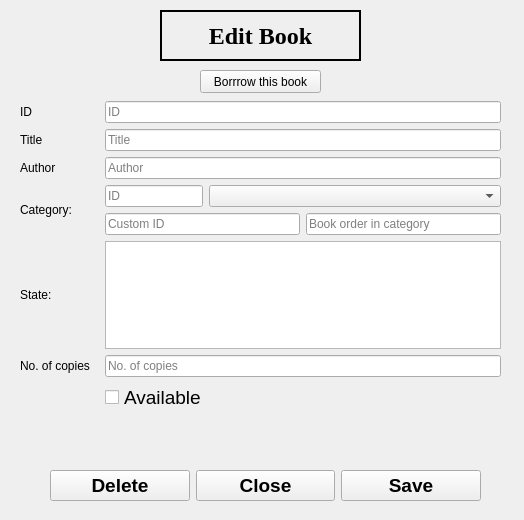
<?xml version="1.0" encoding="UTF-8"?>
<ui version="4.0">
 <class>BookEdit</class>
 <widget class="QWidget" name="BookEdit">
  <property name="geometry">
   <rect>
    <x>0</x>
    <y>0</y>
    <width>524</width>
    <height>520</height>
   </rect>
  </property>
  <property name="windowTitle">
   <string>MeX LMS - Edit book</string>
  </property>
  <property name="windowIcon">
   <iconset resource="resources.qrc">
    <normaloff>:/img/img/logo.png</normaloff>:/img/img/logo.png</iconset>
  </property>
  <property name="styleSheet">
   <string notr="true"/>
  </property>
  <widget class="QLabel" name="label_6">
   <property name="geometry">
    <rect>
     <x>160</x>
     <y>10</y>
     <width>201</width>
     <height>51</height>
    </rect>
   </property>
   <property name="font">
    <font>
     <family>Times New Roman</family>
     <pointsize>18</pointsize>
     <weight>75</weight>
     <bold>true</bold>
    </font>
   </property>
   <property name="frameShape">
    <enum>QFrame::WinPanel</enum>
   </property>
   <property name="frameShadow">
    <enum>QFrame::Plain</enum>
   </property>
   <property name="lineWidth">
    <number>1</number>
   </property>
   <property name="midLineWidth">
    <number>0</number>
   </property>
   <property name="text">
    <string>Edit Book</string>
   </property>
   <property name="alignment">
    <set>Qt::AlignCenter</set>
   </property>
   <property name="wordWrap">
    <bool>true</bool>
   </property>
  </widget>
  <widget class="QPushButton" name="borrow_book_btn">
   <property name="geometry">
    <rect>
     <x>200</x>
     <y>70</y>
     <width>121</width>
     <height>23</height>
    </rect>
   </property>
   <property name="text">
    <string>Borrrow this book</string>
   </property>
  </widget>
  <widget class="QWidget" name="layoutWidget">
   <property name="geometry">
    <rect>
     <x>50</x>
     <y>420</y>
     <width>431</width>
     <height>81</height>
    </rect>
   </property>
   <layout class="QVBoxLayout" name="verticalLayout" stretch="0,0">
    <item>
     <widget class="QLabel" name="book_edit_error">
      <property name="font">
       <font>
        <pointsize>14</pointsize>
       </font>
      </property>
      <property name="text">
       <string/>
      </property>
      <property name="alignment">
       <set>Qt::AlignCenter</set>
      </property>
      <property name="wordWrap">
       <bool>true</bool>
      </property>
     </widget>
    </item>
    <item>
     <layout class="QHBoxLayout" name="horizontalLayout">
      <item>
       <widget class="QPushButton" name="book_delete_btn">
        <property name="font">
         <font>
          <pointsize>14</pointsize>
          <weight>75</weight>
          <bold>true</bold>
         </font>
        </property>
        <property name="text">
         <string>Delete</string>
        </property>
        <property name="checkable">
         <bool>false</bool>
        </property>
        <property name="autoDefault">
         <bool>true</bool>
        </property>
       </widget>
      </item>
      <item>
       <widget class="QPushButton" name="book_edit_cancel_btn">
        <property name="font">
         <font>
          <pointsize>14</pointsize>
          <weight>75</weight>
          <bold>true</bold>
         </font>
        </property>
        <property name="text">
         <string>Close</string>
        </property>
        <property name="autoDefault">
         <bool>true</bool>
        </property>
       </widget>
      </item>
      <item>
       <widget class="QPushButton" name="book_edit_btn">
        <property name="font">
         <font>
          <pointsize>14</pointsize>
          <weight>75</weight>
          <bold>true</bold>
         </font>
        </property>
        <property name="text">
         <string>Save</string>
        </property>
        <property name="autoDefault">
         <bool>true</bool>
        </property>
        <property name="flat">
         <bool>false</bool>
        </property>
       </widget>
      </item>
     </layout>
    </item>
   </layout>
  </widget>
  <widget class="QWidget" name="layoutWidget">
   <property name="geometry">
    <rect>
     <x>20</x>
     <y>101</y>
     <width>481</width>
     <height>311</height>
    </rect>
   </property>
   <layout class="QVBoxLayout" name="verticalLayout_3">
    <item>
     <layout class="QHBoxLayout" name="horizontalLayout_6" stretch="1,5">
      <item>
       <widget class="QLabel" name="label">
        <property name="frameShape">
         <enum>QFrame::NoFrame</enum>
        </property>
        <property name="frameShadow">
         <enum>QFrame::Plain</enum>
        </property>
        <property name="text">
         <string>ID</string>
        </property>
       </widget>
      </item>
      <item>
       <widget class="QLineEdit" name="book_edit_id">
        <property name="readOnly">
         <bool>true</bool>
        </property>
        <property name="placeholderText">
         <string>ID</string>
        </property>
       </widget>
      </item>
     </layout>
    </item>
    <item>
     <layout class="QHBoxLayout" name="horizontalLayout_5" stretch="1,5">
      <item>
       <widget class="QLabel" name="label_2">
        <property name="frameShape">
         <enum>QFrame::NoFrame</enum>
        </property>
        <property name="frameShadow">
         <enum>QFrame::Plain</enum>
        </property>
        <property name="text">
         <string>Title</string>
        </property>
       </widget>
      </item>
      <item>
       <widget class="QLineEdit" name="book_edit_title">
        <property name="placeholderText">
         <string>Title</string>
        </property>
       </widget>
      </item>
     </layout>
    </item>
    <item>
     <layout class="QHBoxLayout" name="horizontalLayout_4" stretch="1,5">
      <item>
       <widget class="QLabel" name="label_3">
        <property name="frameShape">
         <enum>QFrame::NoFrame</enum>
        </property>
        <property name="frameShadow">
         <enum>QFrame::Plain</enum>
        </property>
        <property name="text">
         <string>Author</string>
        </property>
       </widget>
      </item>
      <item>
       <widget class="QLineEdit" name="book_edit_author">
        <property name="inputMethodHints">
         <set>Qt::ImhNone</set>
        </property>
        <property name="placeholderText">
         <string>Author</string>
        </property>
       </widget>
      </item>
     </layout>
    </item>
    <item>
     <layout class="QHBoxLayout" name="horizontalLayout_9" stretch="1,5">
      <item>
       <widget class="QLabel" name="label_9">
        <property name="text">
         <string>Category:</string>
        </property>
       </widget>
      </item>
      <item>
       <layout class="QVBoxLayout" name="verticalLayout_2">
        <item>
         <layout class="QHBoxLayout" name="horizontalLayout_3" stretch="1,3">
          <item>
           <widget class="QLineEdit" name="book_edit_cat_id">
            <property name="inputMethodHints">
             <set>Qt::ImhNone</set>
            </property>
            <property name="readOnly">
             <bool>true</bool>
            </property>
            <property name="placeholderText">
             <string>ID</string>
            </property>
           </widget>
          </item>
          <item>
           <widget class="QComboBox" name="book_edit_cat_name"/>
          </item>
         </layout>
        </item>
        <item>
         <layout class="QHBoxLayout" name="horizontalLayout_8" stretch="1,1">
          <item>
           <widget class="QLineEdit" name="book_edit_cat_custom_id">
            <property name="inputMethodHints">
             <set>Qt::ImhNone</set>
            </property>
            <property name="readOnly">
             <bool>true</bool>
            </property>
            <property name="placeholderText">
             <string>Custom ID</string>
            </property>
           </widget>
          </item>
          <item>
           <widget class="QLineEdit" name="book_edit_cat_order">
            <property name="inputMethodHints">
             <set>Qt::ImhNone</set>
            </property>
            <property name="placeholderText">
             <string>Book order in category</string>
            </property>
           </widget>
          </item>
         </layout>
        </item>
       </layout>
      </item>
     </layout>
    </item>
    <item>
     <layout class="QHBoxLayout" name="horizontalLayout_10" stretch="1,5">
      <item>
       <widget class="QLabel" name="label_10">
        <property name="text">
         <string>State:</string>
        </property>
       </widget>
      </item>
      <item>
       <widget class="QPlainTextEdit" name="book_edit_state"/>
      </item>
     </layout>
    </item>
    <item>
     <layout class="QHBoxLayout" name="horizontalLayout_2" stretch="1,5">
      <item>
       <widget class="QLabel" name="label_5">
        <property name="frameShape">
         <enum>QFrame::NoFrame</enum>
        </property>
        <property name="frameShadow">
         <enum>QFrame::Plain</enum>
        </property>
        <property name="text">
         <string>No. of copies</string>
        </property>
       </widget>
      </item>
      <item>
       <widget class="QLineEdit" name="book_edit_copies">
        <property name="inputMethodHints">
         <set>Qt::ImhDigitsOnly</set>
        </property>
        <property name="text">
         <string/>
        </property>
        <property name="placeholderText">
         <string>No. of copies</string>
        </property>
       </widget>
      </item>
     </layout>
    </item>
    <item>
     <layout class="QHBoxLayout" name="horizontalLayout_7" stretch="1,5">
      <item>
       <widget class="QLabel" name="label_7">
        <property name="text">
         <string/>
        </property>
       </widget>
      </item>
      <item>
       <widget class="QCheckBox" name="book_edit_available">
        <property name="font">
         <font>
          <pointsize>14</pointsize>
          <weight>50</weight>
          <bold>false</bold>
         </font>
        </property>
        <property name="text">
         <string>Available</string>
        </property>
        <property name="checked">
         <bool>false</bool>
        </property>
        <property name="tristate">
         <bool>false</bool>
        </property>
       </widget>
      </item>
     </layout>
    </item>
   </layout>
  </widget>
 </widget>
 <resources>
  <include location="resources.qrc"/>
 </resources>
 <connections/>
</ui>
